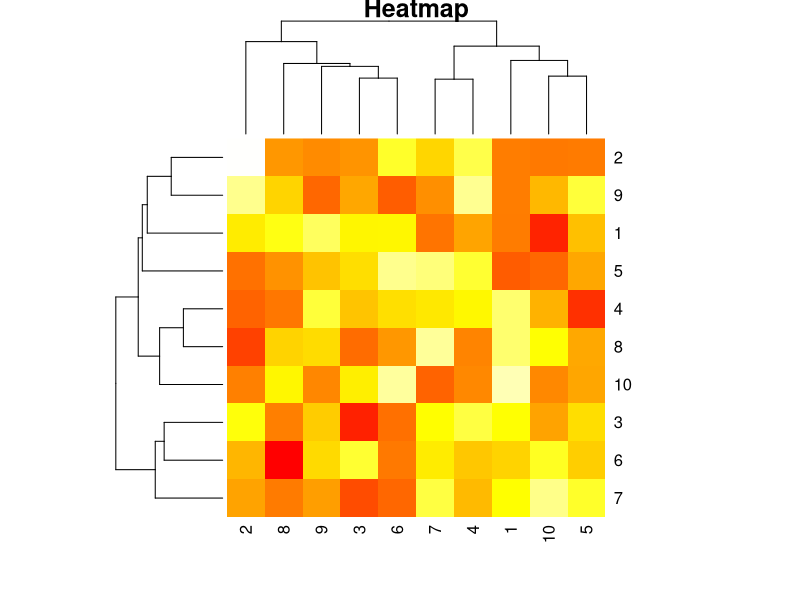
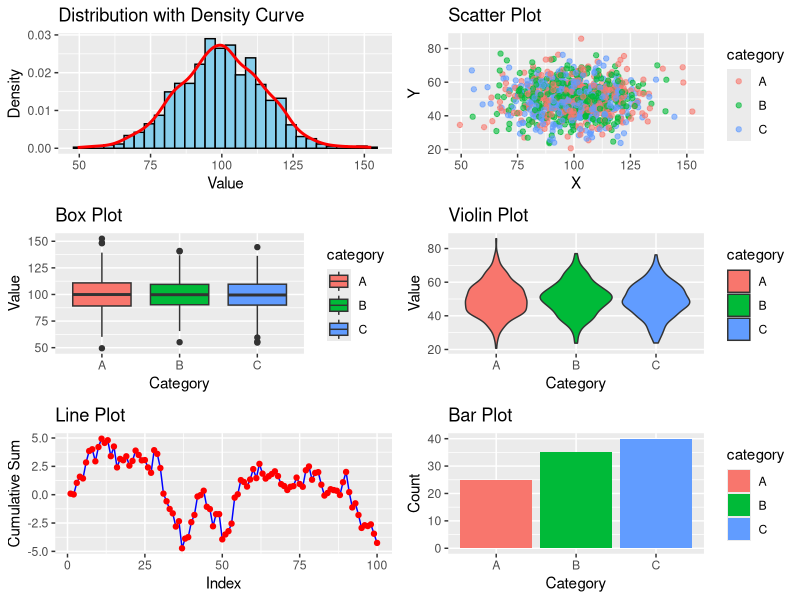

Source code (R) for these figures, in order:
# Load required libraries
library(ggplot2)
library(reshape2)
library(gridExtra)

# Create example dataset
set.seed(42)
data <- data.frame(
    x = rnorm(1000, mean = 100, sd = 15),
    y = rnorm(1000, mean = 50, sd = 10),
    category = sample(c("A", "B", "C"), 1000, replace = TRUE)
)

# 1. Heatmap
heatmap_data <- matrix(runif(100, 1, 100), nrow = 10)
heatmap(heatmap_data, main = "Heatmap", col = heat.colors(256))

# 2. Distribution Curve
plot1 <- ggplot(data, aes(x = x)) +
    geom_histogram(aes(y = ..density..), bins = 30, fill = "skyblue", color = "black") +
    geom_density(color = "red", size = 1) +
    labs(title = "Distribution with Density Curve", x = "Value", y = "Density")

# 3. Scatter Plot
plot2 <- ggplot(data, aes(x = x, y = y, color = category)) +
    geom_point(alpha = 0.6) +
    labs(title = "Scatter Plot", x = "X", y = "Y")

# 4. Box Plot
plot3 <- ggplot(data, aes(x = category, y = x, fill = category)) +
    geom_boxplot() +
    labs(title = "Box Plot", x = "Category", y = "Value")

# 5. Violin Plot
plot4 <- ggplot(data, aes(x = category, y = y, fill = category)) +
    geom_violin() +
    labs(title = "Violin Plot", x = "Category", y = "Value")

# 6. Line Plot
plot5 <- ggplot(data.frame(x = 1:100, y = cumsum(rnorm(100))), aes(x = x, y = y)) +
    geom_line(color = "blue") +
    geom_point(color = "red") +
    labs(title = "Line Plot", x = "Index", y = "Cumulative Sum")

# 7. Bar Plot
plot6 <- ggplot(data.frame(category = c("A", "B", "C"), count = c(25, 35, 40)), 
                                 aes(x = category, y = count, fill = category)) +
    geom_bar(stat = "identity") +
    labs(title = "Bar Plot", x = "Category", y = "Count")

# Display all plots
grid.arrange(plot1, plot2, plot3, plot4, plot5, plot6, ncol = 2)
